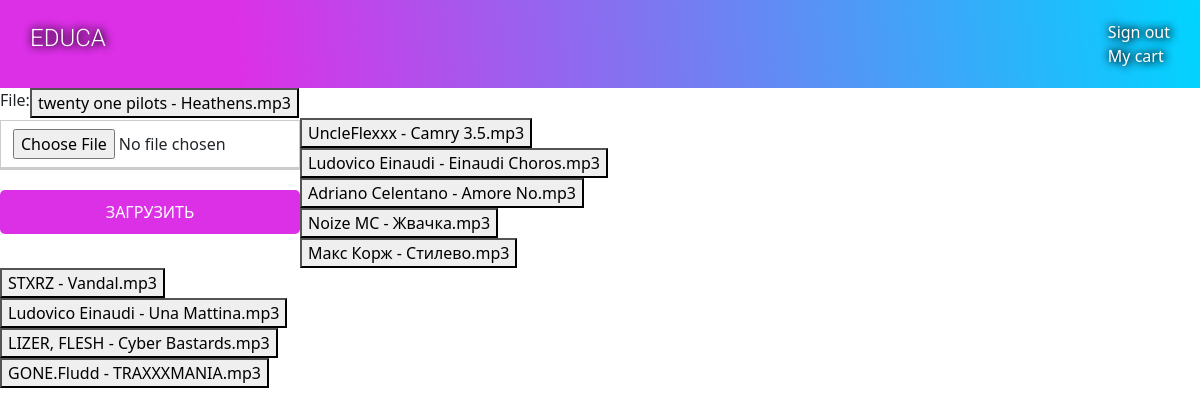
Screenshot of /music/ (signed in) with the database file from the repository.
### telemusic/models.py (models this page shows)
class Music(models.Model):
    name = models.CharField(max_length=75)
    path = models.FilePathField()

### telemusic/views.py (the view)
# urls.py: path('', Main.as_view(), name = "music_main"),
class Main(TemplateView):
    template_name = 'telemusic/index.html'
    def get_context_data(self, **kwargs):
        context = super().get_context_data(**kwargs)
        context['queryset'] = Music.objects.all()
        context['upload_form'] = UploadFileForm
        return context

### telemusic/templates/telemusic/index.html (shortened to what this page needs)
{% extends "base.html" %}
{% block content %}
    <div data-enctype="multipart/form-data" data-url ="{% url 'music_upload' %}" id = "upload-form">
                {{ upload_form }}
                <input type="submit" value="Загрузить" data-id = "upload-input">
    </div>
    <div>
        {% for music in queryset %}
            <form action="{% url 'music_download' %}" method="get">
                <button type="submit">{{ music.name }}</button>
            </form>
        {% endfor %}
    </div>
{% endblock %}

### courses/static/css/base.css (style rules this page uses)
body { margin:0; font-family:'Roboto', sans-serif; font-weight:400; color:#333; }
label { float:left; clear:both; margin:0 0 8px 0; }
input, select, textarea { border:1px solid #ccc; border-bottom:3px solid #ccc; padding:8px 12px; font-size:16px; font-family:'Roboto', sans-serif; float:left; clear:both; width:300px; }
input[type=submit], a.button { border-radius:5px; background: rgba(220,48,231,1); color:#fff; font-size:16px; text-transform:uppercase; border:none; padding:10px 20px; margin:20px 0; transition: all 1.2s ease; }

### rows the page displays
Music: name "twenty one pilots - Heathens.mp3"
Music: name "UncleFlexxx - Camry 3.5.mp3"
Music: name "Ludovico Einaudi - Einaudi Choros.mp3"
Music: name "Adriano Celentano - Amore No.mp3"
Music: name "Noize MC - Жвачка.mp3"
Music: name "Макс Корж - Стилево.mp3"
Music: name "STXRZ - Vandal.mp3"
Music: name "Ludovico Einaudi - Una Mattina.mp3"
Music: name "LIZER, FLESH - Cyber Bastards.mp3"
Music: name "GONE.Fludd - TRAXXXMANIA.mp3"
